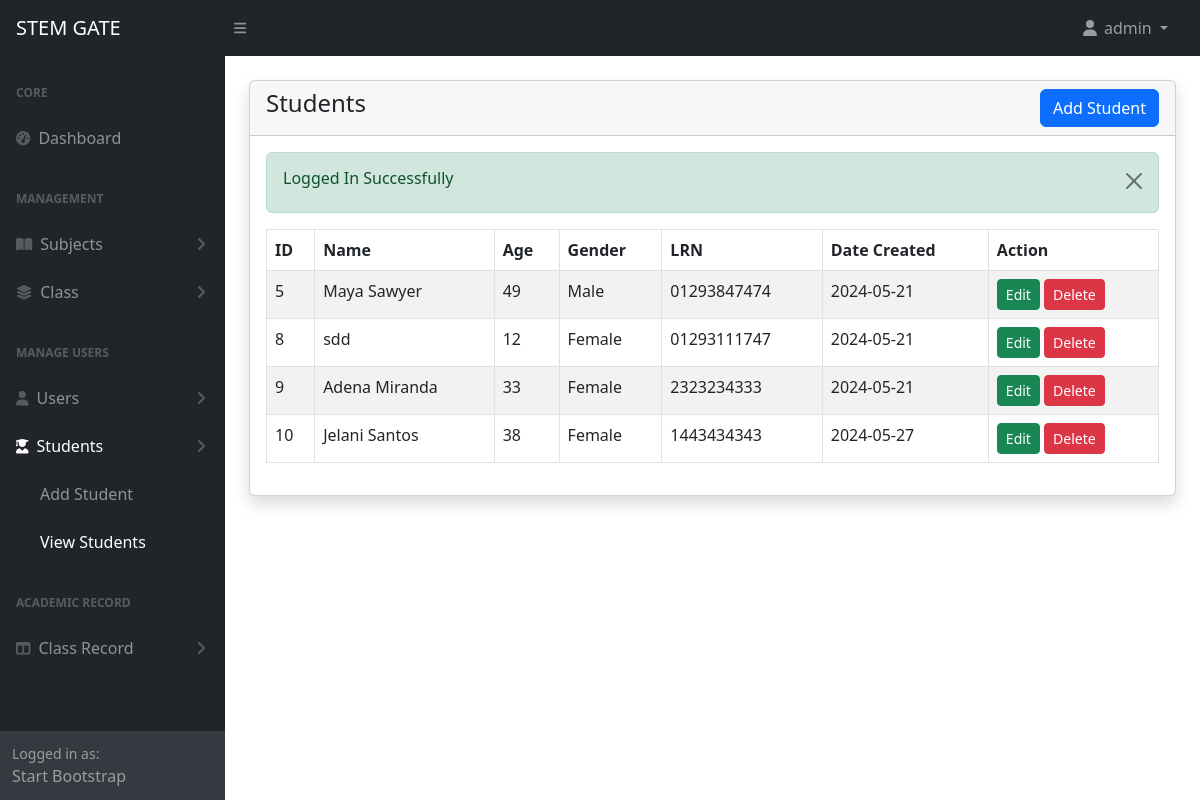
Page /admin/students.php (signed in) on the earlier database version.
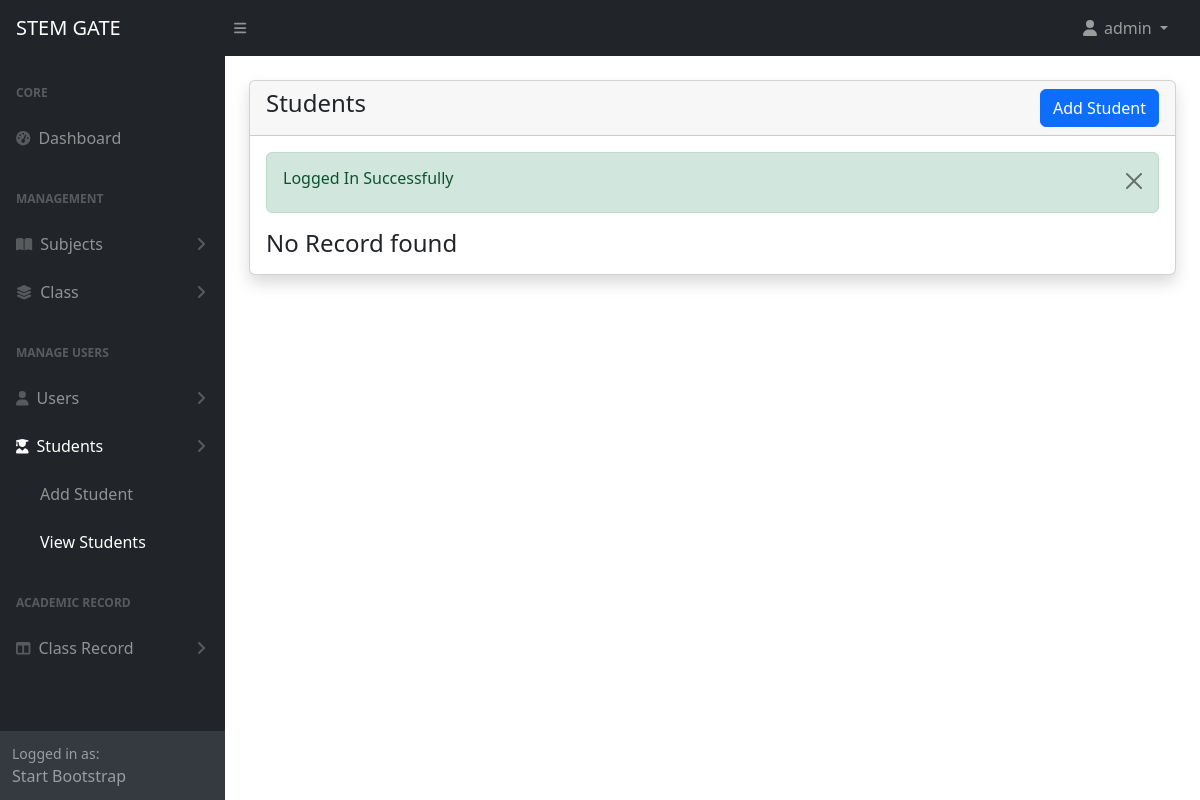
Same page on the later database version.
### tables this page shows
CREATE TABLE `students` (
  `id` int(11) NOT NULL,
  `name` varchar(191) NOT NULL,
  `age` varchar(191) DEFAULT NULL,
  `gender` varchar(50) DEFAULT NULL,
  `lrn` varchar(191) DEFAULT NULL,
  `created_at` date NOT NULL DEFAULT current_timestamp()
);

### admin/students.php (the view, shortened to what this page needs)
<?php include('includes/header.php') ?>
<div class="container-fluid px-4">
    <div class="card mt-4 shadow">
        <div class="card-header">
            <h4 class="mb-0">Students
                <a href="students-create.php" class="btn btn-primary float-end">Add Student</a>
            </h4>
        </div>
        <div class="card-body">
            <?php alertMessage(); ?>
            <?php
            $students = getAll('students');
            if (mysqli_num_rows($students) > 0) {
            ?>
                <div class="table-responsive">
                    <table class="table table-striped table-bordered" id="students_table">
                        <thead>
                            <tr>
                                <th>ID</th>
                                <th>Name</th>
                                <th>Age</th>
                                <th>Gender</th>
                                <th>LRN</th>
                                <th>Date Created</th>
                                <th>Action</th>
                            </tr>
                        </thead>
                        <tbody>
                            <?php foreach ($students as  $item) : ?>
                                <tr>
                                    <td><?= $item['id'] ?></td>
                                    <td><?= $item['name'] ?></td>
                                    <td><?= calculateAge($item['age']); ?></td>
                                    <td>
                                        <?php
                                        if ($item['gender'] === 'm') {
                                            echo 'Male';
                                        } elseif ($item['gender'] === 'f') {
                                            echo 'Female';
                                        } else {
                                            echo 'Unknown';
                                        }
                                        ?>
                                    </td>
                                    <td><?= $item['lrn'] ?></td>
                                    <td><?= convertToDateOnly($item['created_at']) ?></td>
                                    <td>
                                        <a href="students-edit.php?id=<?= $item['id']; ?>" class="btn btn-success btn-sm">Edit</a>
                                        <a href="students-delete.php?id=<?= $item['id']; ?>" class="btn btn-danger btn-sm"
                                        onclick="return confirm('Are you sure you want to delete this data?')">Delete</a>
                                    </td>
                                </tr>
                            <?php endforeach; ?>
                        </tbody>
                    </table>
                </div>
            <?php
            } else {
            ?>
                <h4 class="mb-0">No Record found</h4>
            <?php
            }
            ?>
        </div>
    </div>
</div>
<?php include('includes/footer.php') ?>

### admin/includes/header.php (shortened to what this page needs)
<?php
require '../config/function.php';
?>
<!DOCTYPE html>
<html lang="en">
<head>
    <link href="https://cdn.jsdelivr.net/npm/simple-datatables@7.1.2/dist/style.min.css" rel="stylesheet" />
    <link href="assets/css/styles.css" rel="stylesheet" />
    <link rel="stylesheet" href="https://cdn.datatables.net/1.11.3/css/jquery.dataTables.min.css">
    <link href="https://cdn.jsdelivr.net/npm/select2@4.1.0-rc.0/dist/css/select2.min.css" rel="stylesheet" />
    <link rel="stylesheet" href="https://cdn.jsdelivr.net/npm/select2-bootstrap-5-theme@1.3.0/dist/select2-bootstrap-5-theme.min.css" />
</head>
<body class="sb-nav-fixed">
    <?php include('navbar.php'); ?>
    <div id="layoutSidenav">
        <?php include('sidebar.php'); ?>
            <div id="layoutSidenav_content">
                <main>

### admin/includes/navbar.php (shortened to what this page needs)
<nav class="sb-topnav navbar navbar-expand navbar-dark bg-dark">
    <a class="navbar-brand ps-3" href="index.html">STEM GATE</a>
    <button class="btn btn-link btn-sm order-1 order-lg-0 me-4 me-lg-0" id="sidebarToggle" href="#!"><i class="fas fa-bars"></i></button>
    <ul class="navbar-nav ms-auto ms-md-0 me-3 me-lg-4">
        <li class="nav-item dropdown">
            <a class="nav-link dropdown-toggle" id="navbarDropdown" href="#" role="button" data-bs-toggle="dropdown" aria-expanded="false"><i class="fas fa-user fa-fw"></i>
                <?= $_SESSION['loggedInUser']['name']; ?>
            </a>
        </li>
    </ul>
</nav>

### admin/includes/sidebar.php (shortened to what this page needs)
<?php
$page = substr($_SERVER['SCRIPT_NAME'], strrpos($_SERVER['SCRIPT_NAME'], "/") + 1);
?>
<div id="layoutSidenav_nav">
    <nav class="sb-sidenav accordion sb-sidenav-dark" id="sidenavAccordion">
        <div class="sb-sidenav-menu">
            <div class="nav">
                <div class="sb-sidenav-menu-heading">Core</div>
                <a class="nav-link <?= $page == 'index.php' ? 'active' : ''; ?>" href="index.php">
                    <div class="sb-nav-link-icon"><i class="fas fa-tachometer-alt"></i></div>
                    Dashboard
                </a>
                <div class="sb-sidenav-menu-heading">Management</div>
                <a class="nav-link
                <?= $page == 'subjects-create.php' ? 'collapse active' : 'collapsed'; ?>
                <?= $page == 'subjects.php' ? 'collapse active' : 'collapsed'; ?>
                " href="#" data-bs-toggle="collapse" data-bs-target="#collapseSubjects" aria-expanded="false" aria-controls="collapseSubjects">
                    <div class="sb-nav-link-icon"><i class="fas fa-book-open"></i></div>
                    Subjects
                    <div class="sb-sidenav-collapse-arrow"><i class="fas fa-angle-down"></i></div>
                </a>
                <a class="nav-link
                <?= $page == 'classes-create.php' ? 'collapse active' : 'collapsed'; ?>
                <?= $page == 'classes.php' ? 'collapse active' : 'collapsed'; ?>
                " href="#" data-bs-toggle="collapse" data-bs-target="#collapseClasses" aria-expanded="false" aria-controls="collapseClasses">
                    <div class="sb-nav-link-icon"><i class="fas fa-layer-group"></i></div>
                    Class
                    <div class="sb-sidenav-collapse-arrow"><i class="fas fa-angle-down"></i></div>
                </a>
                <div class="sb-sidenav-menu-heading">Manage Users</div>
                <a class="nav-link
                <?= $page == 'admins-create.php' ? 'collapse active' : 'collapsed'; ?>
                <?= $page == 'admins.php' ? 'collapse active' : 'collapsed'; ?>
                " href="" data-bs-toggle="collapse" data-bs-target="#collapseAdmins" aria-expanded="false" aria-controls="collapseAdmins">
                    <div class="sb-nav-link-icon"><i class="fas fa-user"></i></div>
                    Users
                    <div class="sb-sidenav-collapse-arrow"><i class="fas fa-angle-down"></i></div>
                </a>
                <a class="nav-link
                <?= $page == 'students-create.php' ? 'collapse active' : 'collapsed'; ?>
                <?= $page == 'students.php' ? 'collapse active' : 'collapsed'; ?>
                " href="" data-bs-toggle="collapse" data-bs-target="#collapseStudents" aria-expanded="false" aria-controls="collapseStudents">
                    <div class="sb-nav-link-icon"><i class="fas fa-user-graduate"></i></div>
                    Students
                    <div class="sb-sidenav-collapse-arrow"><i class="fas fa-angle-down"></i></div>
                </a>
                <div class="collapse
                <?= $page == 'students-create.php' ? 'show' : ''; ?>
                <?= $page == 'students.php' ? 'show' : ''; ?>
                " id="collapseStudents" aria-labelledby="headingOne" data-bs-parent="#sidenavAccordion">
                    <nav class="sb-sidenav-menu-nested nav">
                        <a class="nav-link <?= $page == 'students-create.php' ? 'active' : ''; ?>" href="students-create.php">Add Student</a>
                        <a class="nav-link <?= $page == 'students.php' ? 'active' : ''; ?>" href="students.php">View Students</a>
                    </nav>
                </div>
                <div class="sb-sidenav-menu-heading">Academic Record</div>
                <a class="nav-link
                <?= $page == 'class-record-create.php' ? 'collapse active' : 'collapsed'; ?>
                <?= $page == 'class-record' ? 'collapse active' : 'collapsed'; ?>
                " href="" data-bs-toggle="collapse" data-bs-target="#collapseGrades" aria-expanded="false" aria-controls="collapseGrades">
                    <div class="sb-nav-link-icon"><i class="fas fa-columns"></i></div>
                    Class Record
                    <div class="sb-sidenav-collapse-arrow"><i class="fas fa-angle-down"></i></div>
                </a>
            </div>
        </div>
        <div class="sb-sidenav-footer">
            <div class="small">Logged in as:</div>
            Start Bootstrap
        </div>
    </nav>
</div>

### config/function.php (shortened to what this page needs)
<?php
require 'dbcon.php';
function validate($inputData){
    global $conn;
    $validatedData = mysqli_real_escape_string($conn, $inputData);
    return trim($validatedData);
}
function alertMessage(){
    if(isset($_SESSION['status'])){
        echo '<div class="alert alert-success alert-dismissible fade show" role="alert">
            <h6>'.$_SESSION['status'].'</h6>
            <button type="button" class="btn btn-close" data-bs-dismiss="alert" aria-label="Close"></button>
        </div>';
}
}
function getAll($tableName,$status =NULL){
    global $conn;
    $table = validate($tableName);
    $status = validate($status);
    if($status == 'status'){
        $query = "SELECT * FROM $table WHERE status='0'";
    }else {
        $query = "SELECT * FROM $table";
    }
    return mysqli_query($conn,$query);
}
function calculateAge($birthDate) {
    $birthDate = new DateTime($birthDate);
    $currentDate = new DateTime();
    $age = $currentDate->diff($birthDate);
    return $age->y;
}
function convertToDateOnly($datetime) {
    $date = new DateTime($datetime);
    return $date->format('Y-m-d');
}
?>

### admin/includes/footer.php (shortened to what this page needs)
</main>
</div>
</div>
</body>
</html>

Differences in the rows shown:
removed students: id "5", name "Maya Sawyer", age "49", gender "Male", lrn "01293847474", created_at "2024-05-21"
removed students: id "8", name "sdd", age "12", gender "Female", lrn "01293111747", created_at "2024-05-21"
removed students: id "9", name "Adena Miranda", age "33", gender "Female", lrn "2323234333", created_at "2024-05-21"
removed students: id "10", name "Jelani Santos", age "38", gender "Female", lrn "1443434343", created_at "2024-05-27"
Other differences:
text no longer shown: "ID Name Age Gender LRN Date Created Action"
text now shown: "No Record found"
